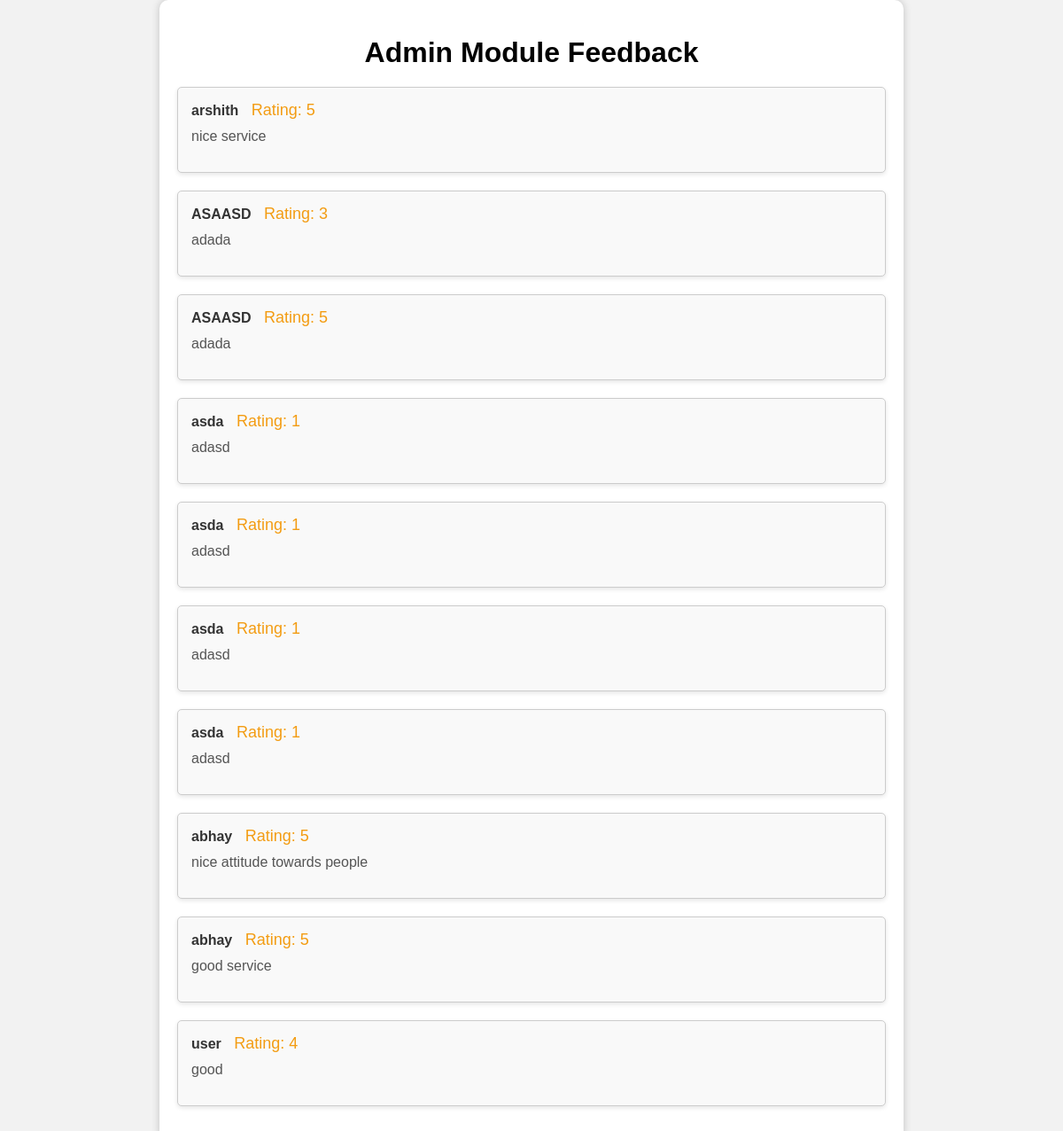
/admin_viewfeedback.php, run on the app's committed database.
### tables this page shows
CREATE TABLE `rating` (
  `name` varchar(30) NOT NULL,
  `rating` varchar(30) NOT NULL,
  `comments` varchar(200) NOT NULL
);

### admin_viewfeedback.php (the view, shortened to what this page needs)
<?php
require_once("config.php");
$query = "select * from rating";
$result = mysqli_query($con, $query);
?>
<!DOCTYPE html>
<html lang="en">
<head>
</head>
<body>
    <div class="container">
        <h1>Admin Module Feedback</h1>
        <?php
        while ($row = mysqli_fetch_assoc($result)) {
            $name = $row['name'];
            $rating = $row['rating'];
            $comments = $row['comments'];
        ?>
            <div class="feedback">
                <span class="name"><?php echo $name; ?></span>
                <span class="rating">Rating: <?php echo $rating; ?></span>
                <p class="comments"><?php echo $comments; ?></p>
            </div>
        <?php
        }
        ?>
    </div>
</body>
</html>

### admin_viewfeedback.php (style rules this page uses)
body { font-family: Arial, sans-serif; margin: 0; padding: 0; background-image: url(admin_home.jpg); background-size: cover; background-position: center; }
body { font-family: Arial, sans-serif; margin: 0; padding: 0; background-color: #f2f2f2; }
.container { max-width: 800px; margin: 0 auto; padding: 20px; background-color: #ffffff; border-radius: 10px; box-shadow: 0px 0px 10px rgba(0, 0, 0, 0.2); }
h1 { text-align: center; margin-bottom: 20px; }
.feedback { border: 1px solid #ccc; padding: 15px; margin-bottom: 20px; border-radius: 5px; background-color: #f9f9f9; box-shadow: 0px 2px 5px rgba(0, 0, 0, 0.1); }
.name { font-weight: bold; color: #333; }
.rating { color: #f39c12; margin-left: 10px; font-size: 18px; }
.comments { margin-top: 10px; color: #555; }

### data on the page
rating: name "arshith", rating "5", comments "nice service"
rating: name "ASAASD", rating "3", comments "adada"
rating: name "ASAASD", rating "5", comments "adada"
rating: name "asda", rating "1", comments "adasd"
rating: name "asda", rating "1", comments "adasd"
rating: name "asda", rating "1", comments "adasd"
rating: name "asda", rating "1", comments "adasd"
rating: name "abhay", rating "5", comments "nice attitude towards people"
rating: name "abhay", rating "5", comments "good service"
rating: name "user", rating "4", comments "good"
